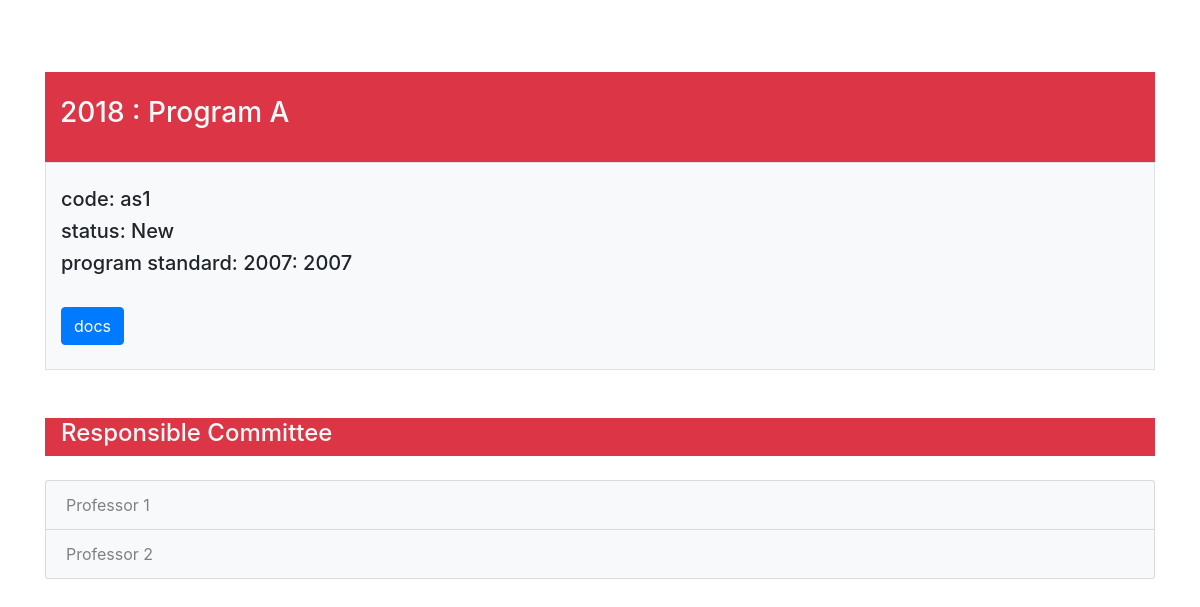
Screenshot of /assessment_result/1/ with the database file from the repository.
### study_program/models.py (models this page shows, shortened)
class AssessmentResult(models.Model):
    code = models.CharField(max_length=200)
    committee_id = models.ManyToManyField(Committee, blank=True)
    program_id = models.ForeignKey(StudyProgram, on_delete=models.PROTECT, null=True)
    YEAR_CHOICES = []
    for r in range(1980, (datetime.datetime.now().year+1)):
        YEAR_CHOICES.append((r,r))
    year = models.IntegerField(('year'), choices=YEAR_CHOICES, default=datetime.datetime.now().year)
    curriculum_status_choices = (
        ('New', 'New'),
        ('Modify', 'Modify'),
    )
    curriculum_status = models.TextField(max_length=400, choices = curriculum_status_choices)
    curriculum_status_year = models.IntegerField(('หลักสูตรปี'), choices=YEAR_CHOICES, default=datetime.datetime.now().year)
    curriculum_standard_choices = (
            ('New', 'New'),
            ('Modify', 'Modify'),
    )
    curriculum_standard = models.IntegerField(('มาตรฐานหลักสูตรตามปี'), choices=YEAR_CHOICES, default=datetime.datetime.now().year)
    pdf_docs = models.FileField(upload_to='assessment_details/')
    aun_id = models.ForeignKey('AUN', on_delete=models.PROTECT, null=True)

class StudyProgram(models.Model):
    code = models.CharField(max_length=200)
    name = models.CharField(max_length=200)
    status_choices = (
        ('ACTIVE', 'ACTIVE'),
        ('GOING TO CLOSE', 'GOING TO CLOSE'),
        ('NOT ACTIVE', 'NOT ACTIVE'),
    )
    program_status = models.CharField(max_length=200, choices=status_choices )
    degree_and_major = models.CharField(max_length=400)
    collaboration_choices = (
        ('Program issued specifically by KMITL', 'Program issued specifically by KMITL'),
        ('Program supported by other institutes', 'Program supported by other institutes'),
        ('Collaborated program with other institutes', 'Collaborated program with other institutes'),
    )
    collaboration_with_other_institues = models.TextField(max_length=400, choices = collaboration_choices)
    pdf_docs = models.FileField(upload_to='study_program_details/')
    responsible_professors = models.ManyToManyField(Professor, through=Professor.responsible_program.through, blank=True)
    past_assessment = models.ManyToManyField('AssessmentResult', blank=True)
    def __str__(self):
        return self.name

class Committee(models.Model):
    code = models.CharField(max_length=200)
    professor_id = models.ForeignKey(Professor, on_delete=models.PROTECT, null=True)
    YEAR_CHOICES = []
    for r in range(1980, (datetime.datetime.now().year+1)):
        YEAR_CHOICES.append((r,r))
    year = models.IntegerField(('year'), choices=YEAR_CHOICES, default=datetime.datetime.now().year)
    assessment_level_choices = (
        ('Junior', 'Junior'),
        ('Senior', 'Senior'),
        ('Novice', 'Novice'),
        ('Apprentice-C','Apprentice-C')
    )
    assessment_level = models.TextField(max_length=400, choices = assessment_level_choices)
    profession = models.CharField(max_length=200)
    assessment_programs = models.ManyToManyField('AssessmentResult', blank=True)

class Professor(models.Model):
    professor_id = models.CharField(max_length = 200)
    academic_title = models.CharField(max_length = 200)
    name_surname = models.CharField(max_length = 200)
    date_of_birth = models.DateField()
    YEAR_CHOICES = []
    for r in range(1980, (datetime.datetime.now().year+1)):
        YEAR_CHOICES.append((r,r))
    bsc = models.CharField(max_length = 200)
    bsc_grad_institute = models.CharField(max_length = 200)
    bsc_year = models.IntegerField(('year'), choices=YEAR_CHOICES, default=datetime.datetime.now().year)
    msc = models.CharField(max_length = 200)
    msc_grad_institute = models.CharField(max_length = 200)
    msc_year = models.IntegerField(('year'), choices=YEAR_CHOICES, default=datetime.datetime.now().year)
    phd = models.CharField(max_length = 200)
    phd_grad_institute = models.CharField(max_length = 200)
    phd_year = models.IntegerField(('year'), choices=YEAR_CHOICES, default=datetime.datetime.now().year)
    phone = models.CharField(max_length = 200)
    email = models.CharField(max_length = 200)
    university = models.CharField(max_length = 200)
    additional_degree = models.CharField(max_length = 200, blank = True)
    responsible_program = models.ManyToManyField('StudyProgram', blank=True)
    committee_profile = models.ManyToManyField('Committee', blank=True)
    def __str__(self):
        return self.name_surname

### study_program/views.py (the view)
# urls.py: path('assessment_result/<int:assessment_id>/', views.assessment_result, name = 'assessment_result'),
def assessment_result(request, assessment_id):
    detail = get_object_or_404(AssessmentResult, pk=assessment_id)
    commitee_list = []
    for committee in detail.committee_id.all():
        commitee_list.append(committee)
    return render(request, 'assessment/assessment_result.html', {'assessment_result': detail, 'commitee_list':commitee_list})

### study_program/templates/assessment/assessment_result.html (shortened to what this page needs)
<head>
    <link rel="stylesheet" href="https://stackpath.bootstrapcdn.com/bootstrap/4.1.3/css/bootstrap.min.css">
</head>
<main>
    <div class="container">
        <br/>
        <br/>
        <br/>
        <div class="text-light bg-danger border-danger container">
            <br/>
            <h3>{{assessment_result.year}} : {{ assessment_result.program_id }}</h3>
            <br/>
        </div>
        <div class="container bg-light border">
            <br/>
            <h5>code: {{ assessment_result.code }}</h5>
            <h5>status: {{ assessment_result.curriculum_status }}</h5>
            <h5>program standard: {{ assessment_result.curriculum_standard }}: {{assessment_result.curriculum_standard}}</h5>
            <br/>
            <a class="btn btn-primary" href="{{ assessment_result.pdf_docs }}">docs</a>
            <br/>
            <br/>
        </div>
        <br/>
        <br/>
        <div class="text-light bg-danger border border-danger container">
            <h4>Responsible Committee</h4>
        </div>
        <br/>
        <div class=bg-light>
            <ul class="list-group">
                {% for committee in commitee_list %}
                    <a class="list-group-item list-group-item-light bg-light" href = "">{{ committee.professor_id}}</a>
                {% endfor %}
            </ul>
        </div>
        <br/>
        <br/>
    </div>
</main>

### rows the page displays
AssessmentResult: year "2018", program_id "Program A", code "as1", curriculum_status "New", curriculum_standard "2007"
Committee: professor_id "Professor 1"
Committee: professor_id "Professor 2"
